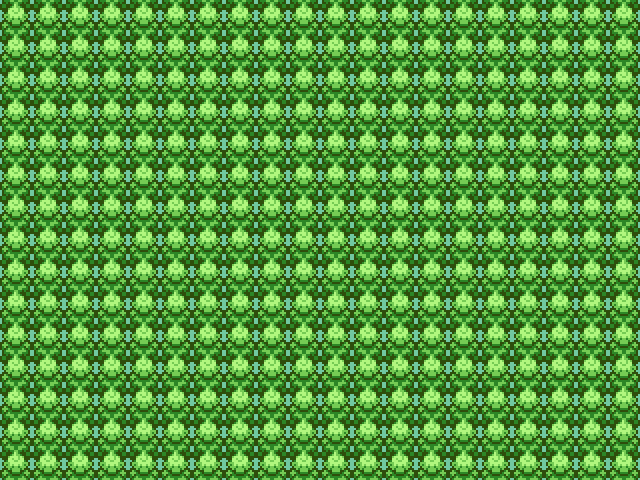

Tiled map render using the project's own tile images. Description and the whole map definition, tile-layer contents included, below:
An orthogonal 20x15 tile map with 32x32 px tiles, 4 tile layers (Tile Layer 1, Tile Layer 2, Tile Layer 3, Tile Layer 4).

<map version="1.10" tiledversion="1.12.1" orientation="orthogonal" renderorder="left-up" width="20" height="15" tilewidth="32" tileheight="32" infinite="0" nextlayerid="5" nextobjectid="1">
 <editorsettings>
  <export format="tmx" />
 </editorsettings>
 <tileset firstgid="1" source="../TILESET/Base1.tsx" />
 <layer id="1" name="Tile Layer 1" width="20" height="15">
  <data encoding="csv">
1,1,1,1,1,1,1,1,1,1,1,1,1,1,1,1,1,1,1,1,
1,1,1,1,1,1,1,1,1,1,1,1,1,1,1,1,1,1,1,1,
1,1,1,1,1,1,1,1,1,1,1,1,1,1,1,1,1,1,1,1,
1,1,1,1,1,1,1,1,1,1,1,1,1,1,1,1,1,1,1,1,
1,1,1,1,1,1,1,1,1,1,1,1,1,1,1,1,1,1,1,1,
1,1,1,1,1,1,1,1,1,1,1,1,1,1,1,1,1,1,1,1,
1,1,1,1,1,1,1,1,1,1,1,1,1,1,1,1,1,1,1,1,
1,1,1,1,1,1,1,1,1,1,1,1,1,1,1,1,1,1,1,1,
1,1,1,1,1,1,1,1,1,1,1,1,1,1,1,1,1,1,1,1,
1,1,1,1,1,1,1,1,1,1,1,1,1,1,1,1,1,1,1,1,
1,1,1,1,1,1,1,1,1,1,1,1,1,1,1,1,1,1,1,1,
1,1,1,1,1,1,1,1,1,1,1,1,1,1,1,1,1,1,1,1,
1,1,1,1,1,1,1,1,1,1,1,1,1,1,1,1,1,1,1,1,
1,1,1,1,1,1,1,1,1,1,1,1,1,1,1,1,1,1,1,1,
1,1,1,1,1,1,1,1,1,1,1,1,1,1,1,1,1,1,1,1
</data>
 </layer>
 <layer id="2" name="Tile Layer 2" width="20" height="15">
  <data encoding="csv">
0,0,0,0,0,0,0,0,0,0,0,0,0,0,0,0,0,0,0,0,
0,0,0,0,0,0,0,0,0,0,0,0,0,0,0,0,0,0,0,0,
0,0,0,0,0,0,0,0,0,0,0,0,0,0,0,0,0,0,0,0,
0,0,0,0,0,0,0,0,0,0,0,0,0,0,0,0,0,0,0,0,
0,0,0,0,0,0,0,0,0,0,0,0,0,0,0,0,0,0,0,0,
0,0,0,0,0,0,0,0,0,0,0,0,0,0,0,0,0,0,0,0,
0,0,0,0,0,0,0,0,0,0,0,0,0,0,0,0,0,0,0,0,
0,0,0,0,0,0,0,0,0,0,0,0,0,0,0,0,0,0,0,0,
0,0,0,0,0,0,0,0,0,0,0,0,0,0,0,0,0,0,0,0,
0,0,0,0,0,0,0,0,0,0,0,0,0,0,0,0,0,0,0,0,
0,0,0,0,0,0,0,0,0,0,0,0,0,0,0,0,0,0,0,0,
0,0,0,0,0,0,0,0,0,0,0,0,0,0,0,0,0,0,0,0,
0,0,0,0,0,0,0,0,0,0,0,0,0,0,0,0,0,0,0,0,
0,0,0,0,0,0,0,0,0,0,0,0,0,0,0,0,0,0,0,0,
0,0,0,0,0,0,0,0,0,0,0,0,0,0,0,0,0,0,0,0
</data>
 </layer>
 <layer id="3" name="Tile Layer 3" width="20" height="15">
  <data encoding="csv">
94,94,94,94,94,94,94,94,94,94,94,94,94,94,94,94,94,94,94,94,
94,94,94,94,94,94,94,94,94,94,94,94,94,94,94,94,94,94,94,94,
94,94,94,94,94,94,94,94,94,94,94,94,94,94,94,94,94,94,94,94,
94,94,94,94,94,94,94,94,94,94,94,94,94,94,94,94,94,94,94,94,
94,94,94,94,94,94,94,94,94,94,94,94,94,94,94,94,94,94,94,94,
94,94,94,94,94,94,94,94,94,94,94,94,94,94,94,94,94,94,94,94,
94,94,94,94,94,94,94,94,94,94,94,94,94,94,94,94,94,94,94,94,
94,94,94,94,94,94,94,94,94,94,94,94,94,94,94,94,94,94,94,94,
94,94,94,94,94,94,94,94,94,94,94,94,94,94,94,94,94,94,94,94,
94,94,94,94,94,94,94,94,94,94,94,94,94,94,94,94,94,94,94,94,
94,94,94,94,94,94,94,94,94,94,94,94,94,94,94,94,94,94,94,94,
94,94,94,94,94,94,94,94,94,94,94,94,94,94,94,94,94,94,94,94,
94,94,94,94,94,94,94,94,94,94,94,94,94,94,94,94,94,94,94,94,
94,94,94,94,94,94,94,94,94,94,94,94,94,94,94,94,94,94,94,94,
94,94,94,94,94,94,94,94,94,94,94,94,94,94,94,94,94,94,94,94
</data>
 </layer>
 <layer id="4" name="Tile Layer 4" width="20" height="15">
  <data encoding="csv">
86,86,86,86,86,86,86,86,86,86,86,86,86,86,86,86,86,86,86,86,
86,86,86,86,86,86,86,86,86,86,86,86,86,86,86,86,86,86,86,86,
86,86,86,86,86,86,86,86,86,86,86,86,86,86,86,86,86,86,86,86,
86,86,86,86,86,86,86,86,86,86,86,86,86,86,86,86,86,86,86,86,
86,86,86,86,86,86,86,86,86,86,86,86,86,86,86,86,86,86,86,86,
86,86,86,86,86,86,86,86,86,86,86,86,86,86,86,86,86,86,86,86,
86,86,86,86,86,86,86,86,86,86,86,86,86,86,86,86,86,86,86,86,
86,86,86,86,86,86,86,86,86,86,86,86,86,86,86,86,86,86,86,86,
86,86,86,86,86,86,86,86,86,86,86,86,86,86,86,86,86,86,86,86,
86,86,86,86,86,86,86,86,86,86,86,86,86,86,86,86,86,86,86,86,
86,86,86,86,86,86,86,86,86,86,86,86,86,86,86,86,86,86,86,86,
86,86,86,86,86,86,86,86,86,86,86,86,86,86,86,86,86,86,86,86,
86,86,86,86,86,86,86,86,86,86,86,86,86,86,86,86,86,86,86,86,
86,86,86,86,86,86,86,86,86,86,86,86,86,86,86,86,86,86,86,86,
86,86,86,86,86,86,86,86,86,86,86,86,86,86,86,86,86,86,86,86
</data>
 </layer>
</map>
